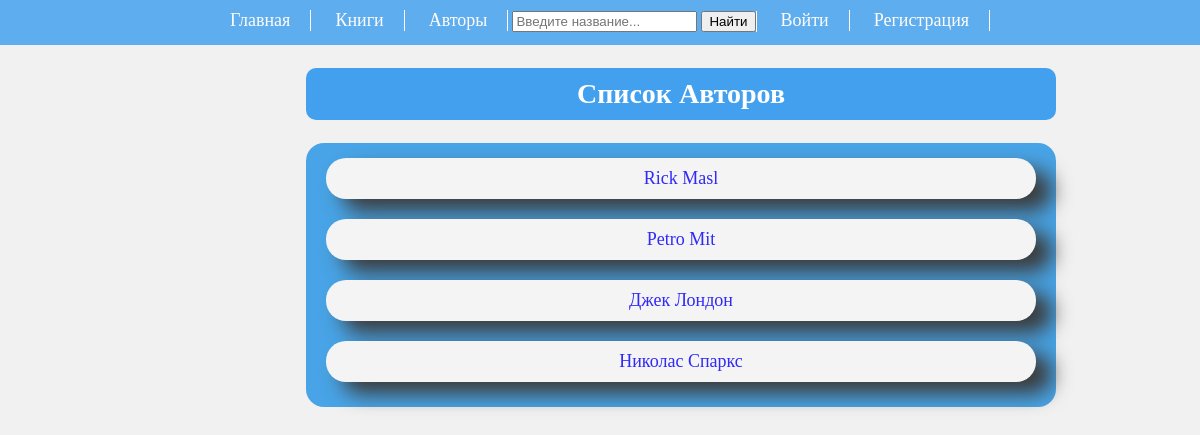
Page /author/ on the committed database.
### catalog/models.py (models this page shows, shortened)
class Author(models.Model):
    first_name = models.CharField(max_length=100)
    last_name = models.CharField(max_length=100)
    date_of_birth = models.DateField(null=True, blank=True)
    date_of_death = models.DateField('died', null=True, blank=True)
    class Meta:
        ordering = ['last_name', 'first_name']
    def get_absolute_url(self):
        return reverse('author_detail', args=[str(self.id)])

### catalog/views.py (the view, shortened to what this page needs)
# urls.py: path('author/', views.AuthorListView.as_view(), name='author'),
class AuthorListView(ListView):
    model = Author
    context_object_name = "author_lists"
    paginate_by = 5
    template_name = "catalog/author_list.html"
    def get_context_data(self, **kwargs):
        context = super(AuthorListView, self).get_context_data(**kwargs)
        context["some data"] = "This if just some data"
        return context

### catalog/templates/catalog/author_list.html (shortened to what this page needs)
{% extends "catalog/pattern.html" %}
{% block content %}
    <div class="list-info">
        <h2>Список Авторов</h2>
        {% if author_lists %}
        <ul class="ul-list-book">
            {% for author in author_lists %}
            <li style="text-align: center;">
                <a href="{{ author.get_absolute_url }}">
                    {{ author.first_name }} {{author.last_name}}
                </a>
            </li>
        {% endfor %}
        </ul>
        {% else %}
            <h1>There are no author in the library.</h1>
        {% endif %}
    </div>
{% endblock %}

### catalog/static/catalog/css/styles.css (style rules this page uses)
body { margin: 0; padding: 0; color: #333; background: #f1f1f1; }
a { text-decoration: none; font-size: 18px; color: #3029f7; }
ul { padding: 0; }
li { list-style: None; }
.list-info { display: inline-block; width: 750px; margin-left: 25.5%; }
.list-info h2 { font-size: 28px; text-align: center; background: rgb(66, 160, 238); border-radius: 10px; padding: 10px 0 ; color: #ffffff; }
.ul-list-book { padding: 0; background: #2996e4d7; padding: 15px 20px 5px 20px; border-radius: 18px; }
.ul-list-book li { margin-bottom: 20px; background: #f4f4f4; border-radius: 20px; padding: 10px 5px; box-shadow: 16px 12px 20px rgb(59, 59, 59); }
@media (max-width:1300px) { .list-info { margin-left: 22%; } }
@media (max-width:1600px) { .list-info { margin-left: 25.5%; } }

### rows in the picture
Author: first_name "Rick", last_name "Masl"
Author: first_name "Petro", last_name "Mit"
Author: first_name "Джек", last_name "Лондон"
Author: first_name "Николас", last_name "Спаркс"
